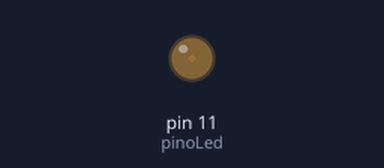
Recording of a sketch running on a simulated Arduino Uno, built with avr-gcc and run on an emulated ATmega328P. Parts: output pins drawn as LEDs (lit = HIGH).

Above: at 0.05 s.
At 0.95 s:
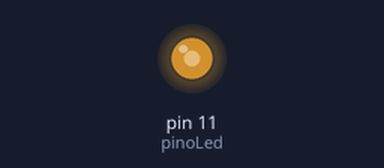
At 1.4 s:
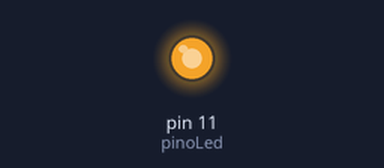
At 2.75 s:
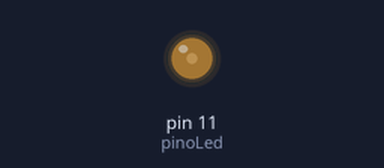
Timing chart, 0 to 7.2 s (numbered marks = the images above):
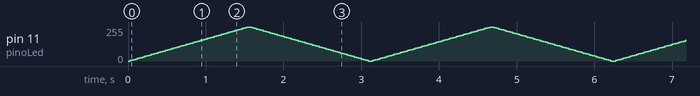

The sketch:

led_pulsante_com_pwm.ino
```cpp
/*
 * Neste projeto, tem o acionamento de um LED piscante com PWM
 * Inicia o sistema com o acendimento gradual do LED e após o apagamento gradual do LED, e repete este ciclo
 * O tempo entre cada variação de brilho está em 30 milissegundos
 * A variação do dutycicle está de 5 em 5.
 */


//Declaração de variáveis globais
//Pino de acionamento do LED
int pinoLed = 11;

//Variável que armazena o valor do dutycicle do PWM.
int dutyPwm = 0;

////Variável que armazena o valor do tempo de variação do brilho.
int tempoDuty = 30;

void setup()
{
  pinMode(pinoLed, OUTPUT);
}

void loop()
{
  //Repetição que controla o acendimento gradual
  for (dutyPwm = 0; dutyPwm <= 255; dutyPwm += 5) {

    //Função que aciona o LED através do PWM e varia o brilho do LED
    analogWrite(pinoLed, dutyPwm);

    //Tempo de contagem dedicada como intervalo a cada variação do brilho
    delay(tempoDuty);
  }

  //Repetição que controla o apagamento gradual
  for (dutyPwm = 255; dutyPwm >= 0; dutyPwm -= 5) {
    //Função que aciona o LED através do PWM e varia o brilho do LED
    analogWrite(pinoLed, dutyPwm);

    //Tempo de contagem dedicada como intervalo a cada variação do brilho
    delay(tempoDuty);
  }
}
```
